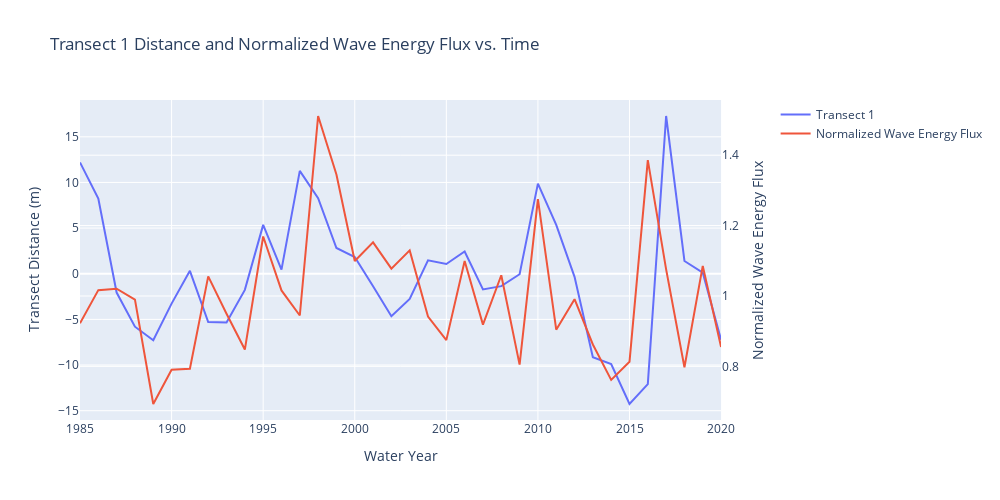

Notebook code cell kept with this figure:
### Code cell
import plotly.graph_objects as go
from plotly.subplots import make_subplots

# Create figure with secondary y-axis
fig = make_subplots(specs=[[{"secondary_y": True}]])

# Add traces
fig.add_trace(
    go.Scatter(x=[1985,1986,1987,1988,1989,1990,1991,1992,1993,1994,1995,1996,1997,1998,1999,2000,2001,2002,2003,2004,2005,2006,2007,2008,2009,2010,2011,2012,2013,2014,2015,2016,2017,2018,2019,2020], 
               y=[12.194963174,8.237563964,-2.061170983,-5.799314326,-7.279031764,-3.272433307,0.3161232078,-5.289173695,-5.33752132,-1.766705379,5.352456645,0.447907167,11.26185354,8.270637795,2.821547504,1.833577833,-1.373638083,-4.64562967,-2.768499982,1.474050189,1.068130145,2.433538163,-1.723978019,-1.359934222,-0.05505201188,9.871895858,5.346545497,-0.3419442283,-9.134881221,-9.902222467,-14.26692847,-12.09478824,17.27744621,1.396669336,0.1181461823,-7.228526739], 
               name="Transect 1"),
    secondary_y=False,
)

fig.add_trace(
    go.Scatter(x=[1985,1986,1987,1988,1989,1990,1991,1992,1993,1994,1995,1996,1997,1998,1999,2000,2001,2002,2003,2004,2005,2006,2007,2008,2009,2010,2011,2012,2013,2014,2015,2016,2017,2018,2019,2020], 
               y=[0.9224477616,1.016587115,1.020475653,0.9899039628,0.6930115915,0.7903515242,0.7930829481,1.055745639,0.9494601791,0.8477020908,1.168919131,1.015755236,0.9444605954,1.511391501,1.345279321,1.09939473,1.152353945,1.077503131,1.129565412,0.9416624018,0.8745290552,1.099281596,0.9185054655,1.058805708,0.8049715384,1.275216749,0.9040490729,0.9907942211,0.8621896954,0.761370896,0.8132659922,1.38613068,1.07571494,0.7974085346,1.085589316,0.8549500726], 
               name="Normalized Wave Energy Flux"),
    secondary_y=True,
)

# Add figure title
fig.update_layout(
    title_text="Transect 1 Distance and Normalized Wave Energy Flux vs. Time",
    width=1000, height=500
)

# Set x-axis title
fig.update_xaxes(title_text="Water Year")

# Set y-axes titles
fig.update_yaxes(title_text="Transect Distance (m)", secondary_y=False)
fig.update_yaxes(title_text="Normalized Wave Energy Flux", secondary_y=True)

fig.show()
#fig.write_image("images/fig2.jpeg")
